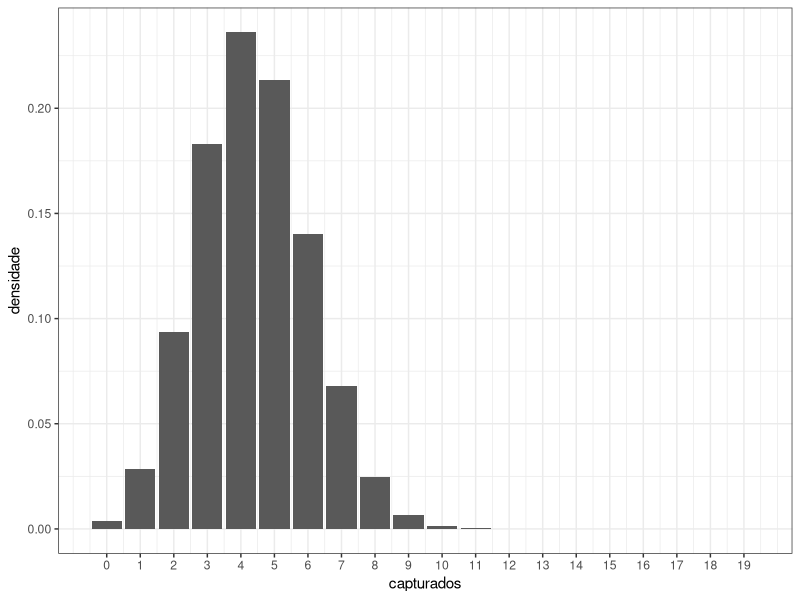
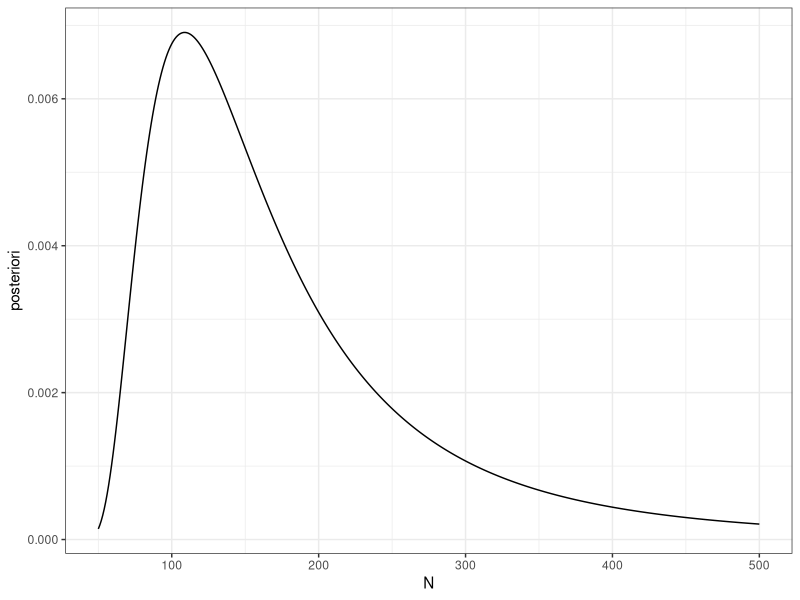

R code for these plots, in order:
library(dplyr)
library(ggplot2)

# neste primeiro laboratório, vamos estimar o tamanho da população de ursos pardos de uma determinada área

# no experimento de marcação e recaptura, na primeira sessão, foram capturados (marcados) 23 ursos pardos; na segunda sessão, foram capturados 19 ursos, sendo que, destes 19, 4 foram observados também na primeira sessão.

# admitindo, num primeiro momento que a população N de ursos pardos é igual a 100, qual a probabilidade de observarmos 4 ursos marcados na segunda sessão? A resposta para esta pergunta é dada por uma distribuição hipergeométrica.

?dhyper
dhyper(x = 4,
       m = 23,
       n = 77,
       k = 19)

# podemos calcular a probabilidade de observarmos diferentes números de ursos marcados na segunda sessão, variando o valor de x entre 0 e 19, isto é, a densidade de probabilidade da variável aleatória "número de ursos marcados recapturados na segunda sessão", quando N = 100 é:
densidade <- dhyper(x = 0:19,
                    m = 23,
                    n = 77,
                    k = 19)

# vamos visualizar essa distribuição de probabilidade:
df <- data.frame(capturados = 0:19,
                 densidade)
head(df)

df |>
  ggplot(aes(x = capturados, y = densidade)) +
  geom_col() +
  scale_x_continuous(breaks = 0:19) +
  theme_bw()

# do gráfico acima, observe que a maior probabilidade é observarmos 4 ursos marcados na segunda sessão, quando N = 100.

# para os cálculos acima, admitimos que N = 100. Mas, na verdade, não sabemos o valor de N. Podemos então estimá-lo a partir dos dados observados (4 ursos marcados recapturados na segunda sessão), utilizando a abordagem bayesiana.

# neste primeiro momento, vamos considerar que o valor de N pode variar entre 50 e 500, e que todos esses valores são igualmente prováveis a priori (distribuição uniforme a priori).

intervalo <- 50:500
length(intervalo)

# a distribuição a posteriori de N sem padronização, dado que observamos 4 ursos marcados na segunda sessão, é dada por:
posteriori_sem_padronizacao <- (1/451)*dhyper(x = 4,
                             m = 23,
                             n = intervalo - 23,
                             k = 19)

posteriori <- posteriori_sem_padronizacao/(sum(posteriori_sem_padronizacao))

df2 <- data.frame(N = 50:500,
                  posteriori)


df2 |>
  ggplot(aes(x = N, y = posteriori))+
  geom_line() +
  theme_bw()

sum(df2$posteriori[df2$N < 70]) # probabilidade de N ser menor que 70 a partir da posteriori

